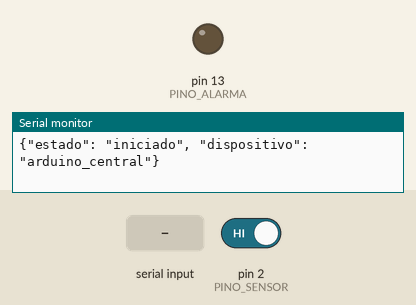
Recording of a sketch running on a simulated Arduino Uno, built with avr-gcc and run on an emulated ATmega328P. Shown: output pins drawn as LEDs (lit = HIGH), the last lines printed to the serial monitor. The inputs (shaded band) are chosen by the test bench; at power-on: pin 2 (PINO_SENSOR) HIGH.

Above: at 1.2 s.
1.3 s: "ACTIVAR_ALARMA\n" received over Serial
At 2.5 s:
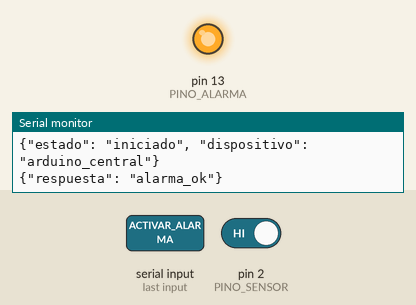
4.8 s: "DESACTIVAR_ALARMA\n" received over Serial
At 5.4 s:
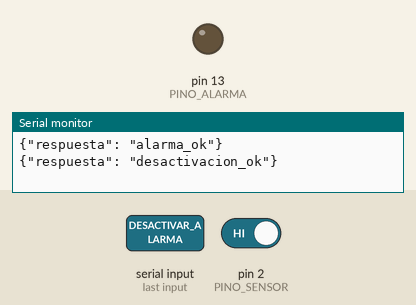
Timing chart, 0 to 7.8 s (numbered marks = the images above; inputs shaded):
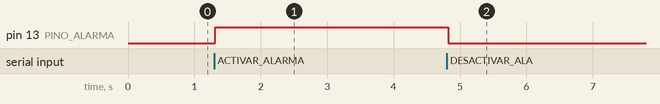

Measured:
- after the input at 1.3 s, pin 13 (PINO_ALARMA): LOW → HIGH at once
- after the input at 4.8 s, pin 13 (PINO_ALARMA): HIGH → LOW at once

The sketch:

main.ino
```cpp
// Firmware Arduino - Proyecto Visión Artificial

const int PINO_ALARMA = 13;
const int PINO_SENSOR = 2; // Ejemplo de parada de emergencia o sensor auxiliar

void setup() {
  Serial.begin(9600);

  pinMode(PINO_ALARMA, OUTPUT);
  pinMode(PINO_SENSOR, INPUT_PULLUP);

  digitalWrite(PINO_ALARMA, LOW);

  // Enviar señal de estado al iniciar
  Serial.println("{\"estado\": \"iniciado\", \"dispositivo\": \"arduino_central\"}");
}

void loop() {
  // Procesar comandos recibidos vía Serial desde el Backend (o Gateway)
  if (Serial.available() > 0) {
    String comando = Serial.readStringUntil('\n');
    comando.trim();

    procesar_comando(comando);
  }

  // Validar sensores locales
  int estado_sensor = digitalRead(PINO_SENSOR);
  if (estado_sensor == LOW) {
    // Comunicar incidencia al backend
    Serial.println("{\"evento\": \"boton_presionado\"}");
    delay(500); // Debounce simple
  }
}

void procesar_comando(String comando) {
  if (comando == "ACTIVAR_ALARMA") {
    digitalWrite(PINO_ALARMA, HIGH);
    Serial.println("{\"respuesta\": \"alarma_ok\"}");
  }
  else if (comando == "DESACTIVAR_ALARMA") {
    digitalWrite(PINO_ALARMA, LOW);
    Serial.println("{\"respuesta\": \"desactivacion_ok\"}");
  }
  else {
    // Manejo de error o comando desconocido
    Serial.println("{\"error\": \"comando_invalido\"}");
  }
}
```
